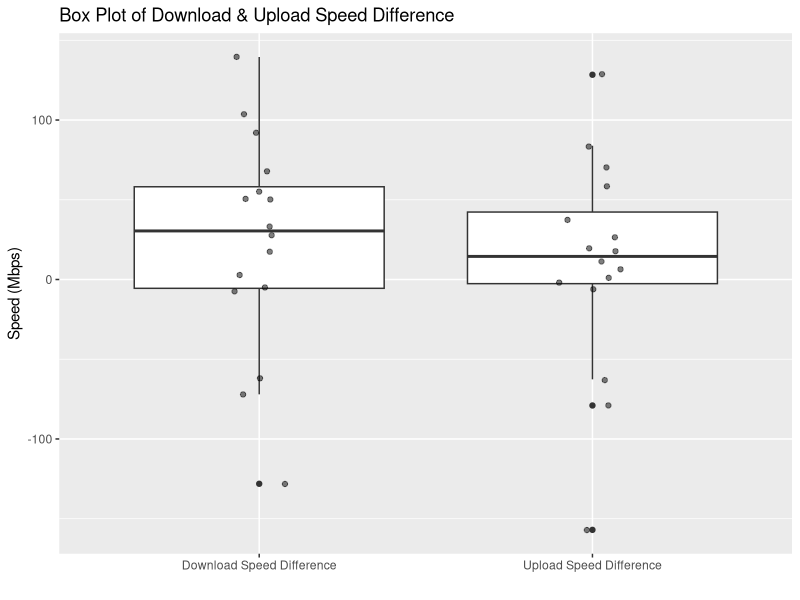
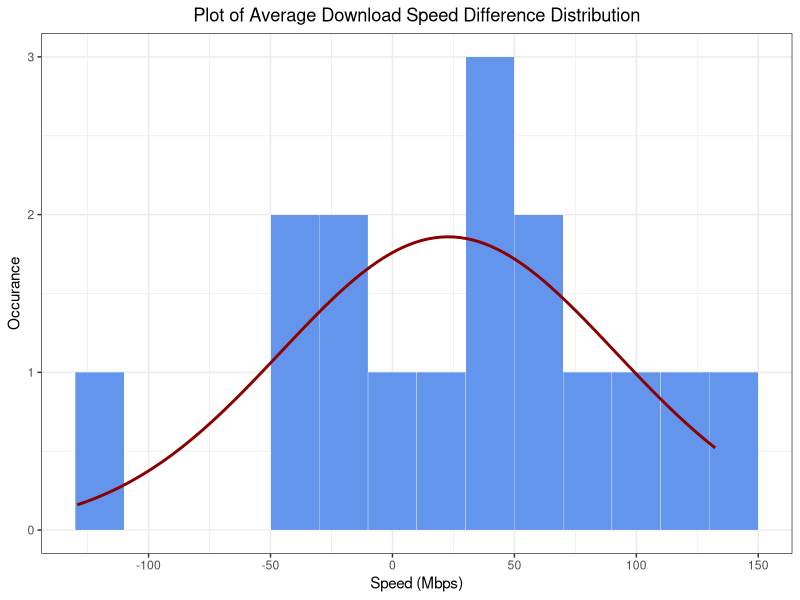
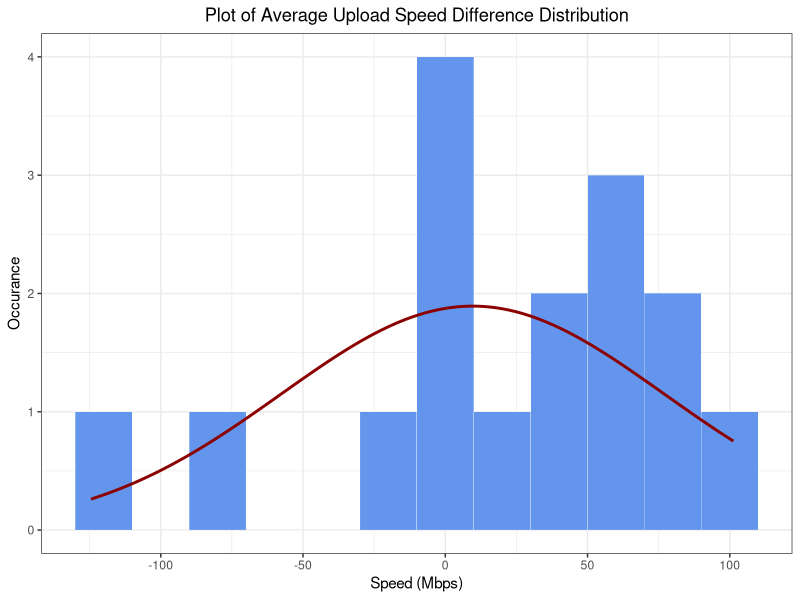

These charts were generated, in order, by the following R code:
## ---- chunk 1
# if not installed use: install.packages("package_name")
suppressWarnings(library(readxl))
suppressWarnings(library(psych))
suppressPackageStartupMessages(library(ggplot2))
## ---- chunk 2
# TODO: change the Actual Time format with just hours and min
hanson_data= read_excel("datasheet.xlsx", sheet="Hanson")
oldmain_data= read_excel("datasheet.xlsx", sheet="Old Main")
## ---- chunk 3
library(knitr)
kable(hanson_data[,c(2,4,5,6)], caption = "Data taken in Hanson Hall of Science")
kable(oldmain_data[,c(2,4,5,6)], caption = "Data taken in Old Main Hall")
## ---- chunk 4
result <-
  data.frame(
    download_diff = hanson_data$`Download Speed (Mbps)` - oldmain_data$`Download Speed (Mbps)`,
    upload_diff = hanson_data$`Upload Speed (Mbps)` - oldmain_data$`Upload Speed (Mbps)`
  )


kable(result, caption="The differece between download and upload speeds for each building")
## ---- chunk 5
# Hanson stats
h_download_mean = mean(hanson_data$`Download Speed (Mbps)`)
h_upload_mean = mean(hanson_data$`Upload Speed (Mbps)`)
h_download_sd = sd(hanson_data$`Download Speed (Mbps)`)
h_upload_sd = sd(hanson_data$`Upload Speed (Mbps)`)
# Old Main stats
o_download_mean = mean(oldmain_data$`Download Speed (Mbps)`)
o_upload_mean = mean(oldmain_data$`Upload Speed (Mbps)`)
o_download_sd = sd(oldmain_data$`Download Speed (Mbps)`)
o_upload_sd = sd(oldmain_data$`Upload Speed (Mbps)`)
# Difference download speed between building stats 
download_sd = sd(result$download_diff)
download_mean = mean(result$download_diff)
# Difference upload speed between building stats 
upload_sd = sd(result$upload_diff)
upload_mean = mean(result$upload_diff)

download_stats <- data.frame(
  mean_stats=c(h_download_mean, o_download_mean, download_mean),
  sd_stats=c(h_download_sd, o_download_sd, download_sd),
  row.names=c("Hanson", "Old Main", "Difference")
)
upload_stats <- data.frame(
  mean_stats=c(h_upload_mean, o_upload_mean, upload_mean),
  sd_stats=c(h_upload_sd, o_upload_sd, upload_sd),
  row.names=c("Hanson", "Old Main", "Difference")
)
sum_stats <- data.frame(download_stats, upload_stats)
colnames(sum_stats) <- c("Download Mean (Mbps)", "Download Standard Deviation", "Upload Mean (Mbps)", "Upload Standard Deviation")
kable(sum_stats)
## ---- chunk 6
box_plt <- ggplot(result)
box_plt + geom_boxplot(aes(x="Download Speed Difference", y=download_diff)) + geom_boxplot(aes(x="Upload Speed Difference", y=upload_diff)) + geom_point(aes(x = "Download Speed Difference", y = download_diff), position = position_jitter(width = 0.1), alpha = 0.5) + geom_point(aes(x = "Upload Speed Difference", y = upload_diff),position = position_jitter(width = 0.1), alpha = 0.5) + labs(title = "Box Plot of Download & Upload Speed Difference", x = "", y = "Speed (Mbps)")
## ---- chunk 7
summary(result$download_diff)
summary(result$upload_diff)
## ---- chunk 8
download_sd <- sd(result$download_diff)
download_mean <- mean(result$download_diff)

upload_sd <- sd(result$upload_diff)
upload_mean <- mean(result$upload_diff)

library(ggplot2)

plot_dist_hist <- function(n, mean, sd, binwidth) {
  df <- data.frame(x = rnorm(n, mean, sd))
  ggplot(df, aes(
    x = x,
    mean = mean,
    sd = sd,
    binwidth = binwidth,
    n = n
  )) +
    theme_bw() +
    geom_histogram(
      binwidth = binwidth,
      colour = "white",
      fill = "cornflowerblue",
      linewidth = 0.1
    ) +
    stat_function(
      fun = function(x)
        dnorm(x, mean = mean, sd = sd) * n * binwidth,
      color = "darkred",
      linewidth = 1
    ) + 
    theme(plot.title = element_text(hjust = 0.5)) 
}
n = nrow(result)
binwidth = 20
set.seed(1)
## ---- chunk 9
download_t.value = download_mean/(sqrt((h_download_sd^2/n)+(o_download_sd^2/n)))
download_p_val = 2*(1 - pt(download_t.value, n-1))
print(download_p_val)
## ---- chunk 10
upload_t.value = upload_mean/(sqrt((h_upload_sd^2/n)+(o_upload_sd^2/n)))
upload_p_val = 2*(1 - pt(upload_t.value,n-1))
print(upload_p_val)
## ---- chunk 11
h_download_t.score = qt(p=0.025, df= n-1)
h_download_se = h_download_sd/sqrt(n)
h_download_margin.error <- h_download_t.score * h_download_se
h_download_lower.bound <- h_download_mean - h_download_margin.error
h_download_upper.bound <- h_download_mean + h_download_margin.error

if (h_download_upper.bound < h_download_lower.bound)
{
  print(c(h_download_upper.bound,h_download_lower.bound))
}else {
  print(c(h_download_lower.bound,h_download_upper.bound))
}
## ---- chunk 12
o_download_t.score = qt(p=0.025, df=n-1)
o_download_se = o_download_sd/sqrt(n)
o_download_margin.error <- o_download_t.score * o_download_se
o_download_lower.bound <- o_download_mean - o_download_margin.error
o_download_upper.bound <- o_download_mean + o_download_margin.error
if (o_download_upper.bound < o_download_lower.bound)
{
  print(c(o_download_upper.bound,o_download_lower.bound))
}else {
  print(c(o_download_lower.bound,o_download_upper.bound))
}
## ---- chunk 13
download_t.score = qt(p=0.025, df=n-1)

download_margin.error <- download_t.score * sqrt((h_download_sd^2/n)+(o_download_sd^2/n))
download_lower.bound <- download_mean - download_margin.error
download_upper.bound <- download_mean + download_margin.error
if (download_upper.bound < download_lower.bound)
{
  print(c(download_upper.bound,download_lower.bound))
}else {
  print(c(download_lower.bound,download_upper.bound))
}
## ---- chunk 14
plot_dist_hist(n, download_mean, download_sd, binwidth) + labs(title = "Plot of Average Download Speed Difference Distribution", x = "Speed (Mbps)", y = "Occurance")
plot_dist_hist(n, upload_mean, upload_sd, binwidth) + labs(title = "Plot of Average Upload Speed Difference Distribution",x ="Speed (Mbps)", y = "Occurance")
